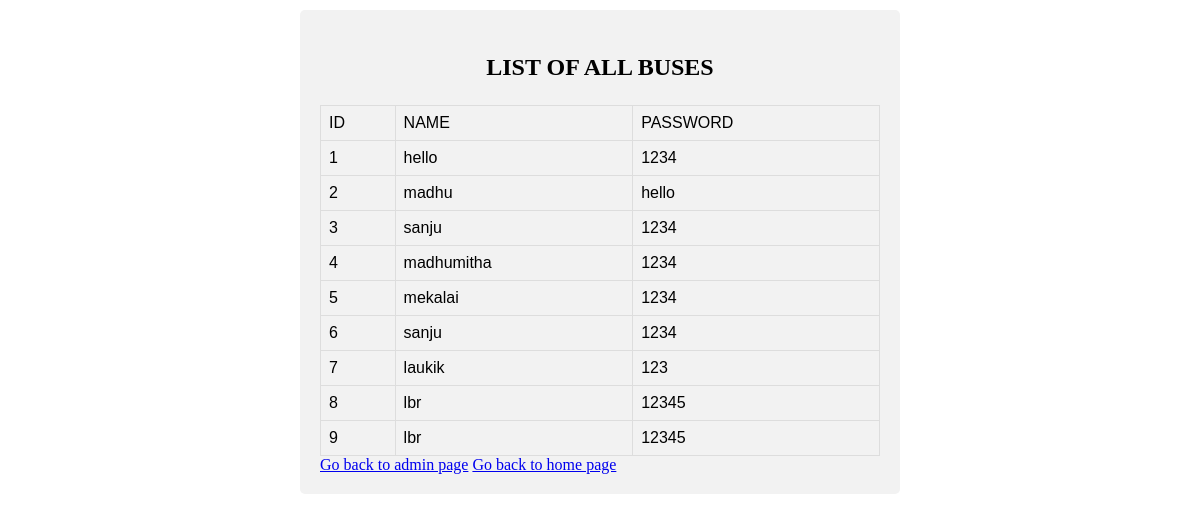
/userlist.html (signed in), run on the app's committed database.
### tables this page shows
CREATE TABLE user (ids INTEGER PRIMARY KEY,name TEXT, pass TEXT);

### __init__.py (the view)
@app.route('/userlist.html')
def userlist():
    username = session['username']
    con = sql.connect("database.db")
    con.row_factory = sql.Row
    cur = con.cursor()
    cur.execute("select * from user")
    rows = cur.fetchall();
    msg = "LIST OF ALL BUSES"
    return render_template("userlist.html", rows=rows, msg=msg, user=username)

### templates/userlist.html (shortened to what this page needs)
<!doctype html>
<html>
   <body>
<div>
   <h3>{{msg}}</h3>
      <table border = 1 id="customers">
         <thead>
            <td>ID</td>
            <td>NAME</td>
            <td>PASSWORD</td>
         </thead>
         {% for row in rows %}
            <tr>
               <td>{{row[0]}}</td>
               <td>{{row[1]}}</td>
               <td> {{ row[2]}}</td>
            </tr>
         {% endfor %}
      </table>
      <a href="/admin">Go back to admin page</a>
      <a href = "/">Go back to home page</a>
</div>
   </body>
</html>

### templates/userlist.html (style rules this page uses)
body { margin: auto; width: 50%; padding: 10px; }
h3 { font-size:2vw; font-weight:bold; font-family: "Times New Roman", Times, serif; text-align:center; }
div { border-radius: 5px; background-color: #f2f2f2; padding: 20px; }
#customers { font-family: "Trebuchet MS", Arial, Helvetica, sans-serif; border-collapse: collapse; width: 100%; }
#customers td, #customers th { border: 1px solid #ddd; padding: 8px; }
#customers tr:nth-child(even) { background-color: #f2f2f2; }

### data on the page
user: ids "1", name "hello", pass "1234"
user: ids "2", name "madhu", pass "hello"
user: ids "3", name "sanju", pass "1234"
user: ids "4", name "madhumitha", pass "1234"
user: ids "5", name "mekalai", pass "1234"
user: ids "6", name "sanju", pass "1234"
user: ids "7", name "laukik", pass "123"
user: ids "8", name "lbr", pass "12345"
user: ids "9", name "lbr", pass "12345"

### other printed values
{{ msg }} "LIST OF ALL BUSES"
